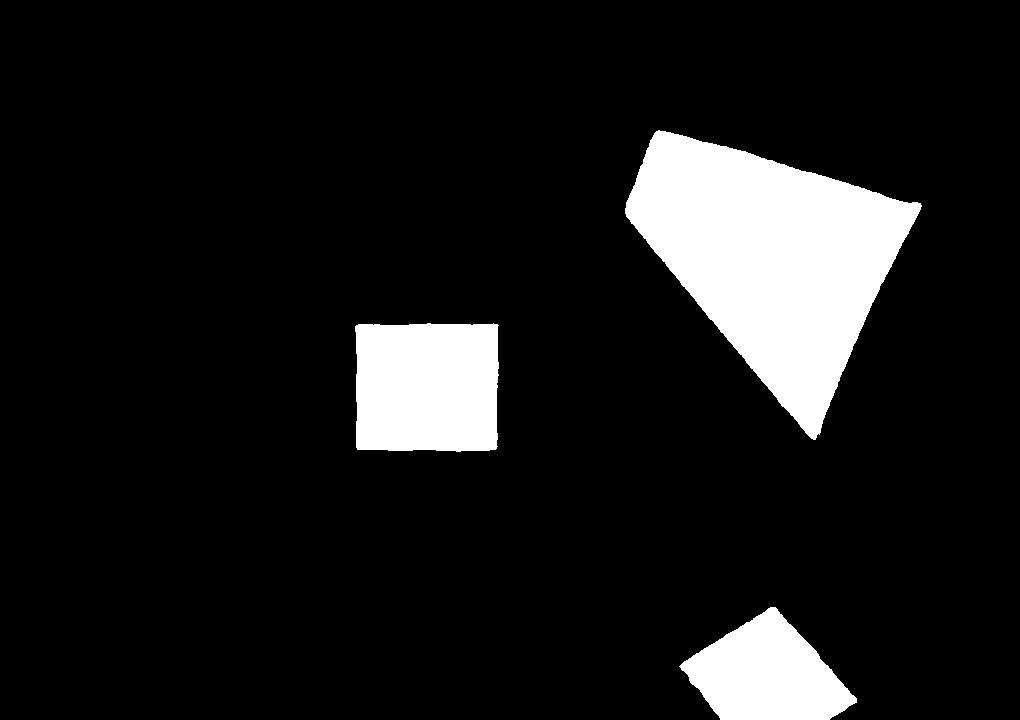
#> input picture src/sampleImg.jpeg, 1020 x 720 px, found by its file name
$ python globalNavigation.py
#> lines starting #> are read from the running program, lines starting #| are printed output that depends on the picture; after the words box and inside, x2 and y2 are one past the last pixel; in counts of white or black regions, pixels touching at a corner belong together
### src/imageToGraph.py
import cv2
import numpy as np
import matplotlib.pyplot as plt

vector = lambda a,b:[b[0]-a[0], b[1]-a[1]]
length = lambda a:np.sqrt(np.square(a[0])+np.square(a[1]))
scalarmult = lambda a,x:[a[0]*x, a[1]*x]
v_sum = lambda a,b:[a[0]+b[0], a[1]+b[1]]

def offset_point(center, a, b, offset, img_shape):
    v1 = vector(a, center)
    v1 = scalarmult(v1, 1/length(v1)*offset)
    v2 = vector(b, center)
    v2 = scalarmult(v2, 1/length(v2)*offset)
    new_point = v_sum(v_sum(center, v1), v2)

    new_point[0]=int(new_point[0])
    new_point[1]=int(new_point[1])

    # Prevent offset moving point offscreen
    new_point[0] = 0 if new_point[0]<0 else new_point[0]
    new_point[0] = img_shape[1] if new_point[0]>img_shape[1] else new_point[0]
    new_point[1] = 0 if new_point[1]<0 else new_point[1]
    new_point[1] = img_shape[0] if new_point[1]>img_shape[0] else new_point[1]

    return new_point

def enlarge_polygons(polygons, offset, img_shape):
    new_polygons = {}
    count = 2
    for polygon in polygons:
        new_polygons[polygon] = {}
        nbKeys = len(polygons[polygon].keys())

        new_polygons[polygon][count] = offset_point(polygons[polygon][0], polygons[polygon][1],
                                                         polygons[polygon][nbKeys-1], offset, img_shape)
        count += 1
        for i in range(1, nbKeys-1):
            new_polygons[polygon][count] = offset_point(polygons[polygon][i], polygons[polygon][i+1],
                                                             polygons[polygon][i-1], offset, img_shape)
            count += 1
        new_polygons[polygon][count] = offset_point(polygons[polygon][nbKeys-1], polygons[polygon][nbKeys-2],
                                                         polygons[polygon][0], offset, img_shape)
        count += 1
    return new_polygons

def find_polygons(img, threshold, area_threshold):
    # Appliquer un flou pour réduire le bruit et détecter les contours
    img = cv2.GaussianBlur(img, (5, 5), 0)
    img = cv2.Canny(img, 50, 150)

    # Trouver les contours dans l'image
    contours, _ = cv2.findContours(img, cv2.RETR_EXTERNAL, cv2.CHAIN_APPROX_SIMPLE)

    # Initialiser une liste pour stocker les sommets et les classifications
    polygons = {}
    count = 0

    plt.figure()
    plt.imshow(img)
    colors = ['red', 'green', 'blue', 'yellow']
    # Parcourir tous les contours
    for contour in contours:
        area = cv2.contourArea(cv2.convexHull(contour))
        if area < area_threshold:
            continue
        # Approximer le contour par une forme polygonale
        epsilon = 0.01 * cv2.arcLength(contour, True)
        approx = cv2.approxPolyDP(contour, epsilon, True)
        hull = cv2.convexHull(approx)


        polygons[count]={}
        subcount=0
        for i in hull:
            for j in i:
                if subcount > 0:
                    skip = False
                    for k in range(subcount):
                        # break
                        if length(vector(j, polygons[count][k]))<threshold:
                            skip=True
                    if skip:
                        continue
                plt.scatter(j[0], j[1], c=colors[count])
                polygons[count][subcount]=j
                subcount += 1
        count += 1
    plt.show()
    return polygons

def distance(a,b):
    return np.sqrt((a[0]-b[0])**2+(a[1]-b[1])**2)

def find_connections(nodelist, polygons, maxx, maxy, image): # polygons are enlarged polygons
    poly_connections = []
    connections = []
    for i in polygons:
        for j in polygons[i]:
            try:
                poly_connections.append([j,j+1,distance(polygons[i][j], polygons[i][j+1])])
            except:
                poly_connections.append([j,j-len(polygons[i])+1,distance(polygons[i][j], polygons[i][j-len(polygons[i])+1])])

    for i in nodelist:
        for j in nodelist:
            if i == j:
                continue
            samePoly = False
            for a in polygons:
                keyList = list(polygons[a].keys())
                if i in keyList and j in keyList:
                    '''
                    print(nodelist[i], nodelist[j], nodelist[k[0]], nodelist[k[1]])
                    plt.clf()
                    plt.imshow(image)
                    plt.plot([nodelist[i][0], nodelist[j][0]], [nodelist[i][1], nodelist[j][1]], color="b")
                    plt.show(block=False)
                    plt.pause(0.001)
                    input("Same poly, Press Enter to continue...")
                    '''
                    samePoly = True
                    break
            if samePoly:
                continue

            isConnection = True
            for k in poly_connections:
                if intersect(nodelist[i], nodelist[j], nodelist[k[0]], nodelist[k[1]]):
                    '''
                    print(nodelist[i], nodelist[j], nodelist[k[0]], nodelist[k[1]])
                    plt.clf()
                    plt.imshow(image)
                    plt.plot([nodelist[i][0], nodelist[j][0]], [nodelist[i][1], nodelist[j][1]], color="b")
                    plt.plot([nodelist[k[0]][0], nodelist[k[1]][0]], [nodelist[k[0]][1], nodelist[k[1]][1]], color="r")
                    plt.show(block=False)
                    plt.pause(0.001)
                    input("Press Enter to continue...")
                    '''

                    isConnection = False
                    break
            if isConnection:
                connections.append([i,j, distance(nodelist[i], nodelist[j])])

    for i in poly_connections:
        if (nodelist[i[0]][0]==0 and nodelist[i[1]][0]==0) or (nodelist[i[0]][0]==maxx and nodelist[i[1]][0]==maxx) or (nodelist[i[0]][1]==0 and nodelist[i[1]][1]==0) or (nodelist[i[0]][1]==maxy and nodelist[i[1]][1]==maxy):
            continue
        connections.append(i)
    return connections

# Functions to find if 2 lines intersect
def ccw(A,B,C):
    return (C[1]-A[1]) * (B[0]-A[0]) > (B[1]-A[1]) * (C[0]-A[0])

def intersect(A,B,C,D):
    if A == C or A == D or B == C or B == D:
        return False
    return ccw(A,C,D) != ccw(B,C,D) and ccw(A,B,C) != ccw(A,B,D)

# Try2
# [56 lines left out: functions orientation, on_segment, do_intersect, not called in this run]

### src/Graph.py
'''
Implementation used from https://www.udacity.com/blog/2021/10/implementing-dijkstras-algorithm-in-python.html
'''

class Graph(object):
    def __init__(self, nodes, init_graph):
        self.nodes = nodes
        self.graph = self.construct_graph(nodes, init_graph)

    def construct_graph(self, nodes, init_graph):
        graph = {}
        for node in nodes:
            graph[node]={}

        graph.update(init_graph)

        # Updates graph so that edges are present in both directions
        for node, edges in graph.items():
            for adjacent_node, value in edges.items():
                if graph[adjacent_node].get(node, False) == False:
                    graph[adjacent_node][node] = value

        return graph

    def get_nodes(self):
        return self.nodes

    def get_outgoing_edges(self, node):
        connections = []
        for out_node in self.nodes:
            if self.graph[node].get(out_node, False) != False:
                connections.append(out_node)
        return connections

    def value(self, node1, node2):
        return self.graph[node1][node2]


### src/Dijkstra.py
'''
Implementation used from https://www.udacity.com/blog/2021/10/implementing-dijkstras-algorithm-in-python.html
'''

import sys

def findPath(graph, start_node):
    unvisited_nodes = list(graph.get_nodes())
    shortest_path = {}
    previous_nodes = {}

    MAX_DIST = sys.maxsize # init all nodes to max distance for the path planning after
    for node in unvisited_nodes:
        shortest_path[node] = MAX_DIST
    shortest_path[start_node]=0 # manually set start node to 0

    while unvisited_nodes:
        current_min_node = None
        for node in unvisited_nodes: # Find current node with lowest Distance that has not been visited yet
            if current_min_node == None:
                current_min_node = node
            elif shortest_path[node] < shortest_path[current_min_node]:
                current_min_node = node

        neigbhors = graph.get_outgoing_edges(current_min_node)
        for neighbor in neigbhors: # Update all adjacent nodes if old stored path is larger than new one
            tentive_value = shortest_path[current_min_node] + graph.value(current_min_node, neighbor)
            if tentive_value < shortest_path[neighbor]: # if new connection is shorter than the previously stored one
                shortest_path[neighbor] = tentive_value
                previous_nodes[neighbor] = current_min_node # update path to current min_node

        unvisited_nodes.remove(current_min_node) # Mark as visited

    return previous_nodes, shortest_path

def get_shortest(previous_nodes, start_node, target_node):
    path = []
    node = target_node
    while node != start_node:
        path.append(node)
        node = previous_nodes[node]

    # Add the start node manually
    path.append(start_node)
    return path

### src/globalNavigation.py
import Graph
import Dijkstra
import imageToGraph
import cv2
import matplotlib.pyplot as plt
import numpy as np

def generateGraph(image, start, start_node, target, target_node, offset):

    img_grey = cv2.cvtColor(image, cv2.COLOR_BGR2GRAY)
    polygons = imageToGraph.find_polygons(img_grey, threshold=20.0, area_threshold=40)

 # [6 lines of commented-out code are left out]
    print(polygons)

    large_polygons = imageToGraph.enlarge_polygons(polygons, offset, image.shape)

    nodes_list = {}
    nodes_list[start_node]=start
    nodes_list[target_node]=target
    for i in large_polygons:
        for j in large_polygons[i]:
            nodes_list[j]=large_polygons[i][j]

    connections = imageToGraph.find_connections(nodes_list, large_polygons, maxx=image.shape[1], maxy=image.shape[0], image=image)

    ## here build graph with graphclass
    nodes = []
    init_graph = {}
    for i in nodes_list:
        nodes.append(i)
        init_graph[i]={}
    for i in connections:
        init_graph[i[0]][i[1]]=i[2]
    graph= Graph.Graph(nodes, init_graph)

    return graph, connections, nodes_list

def draw_graph(image, connections, nodelist, path):
    plt.figure()
    plt.imshow(image)
    for i in connections:
        plt.plot([nodelist[i[0]][0], nodelist[i[1]][0]], [nodelist[i[0]][1], nodelist[i[1]][1]], 'ro-')

    # Plot shortest Path
    for i in range(len(path)-1):
        plt.plot([nodelist[path[i]][0], nodelist[path[i+1]][0]],[nodelist[path[i]][1], nodelist[path[i+1]][1]], 'bo-')
    plt.show()

def run_global(image, start_node, start, target_node, target, offset):
    graph, connections, nodelist= generateGraph(image, start, start_node, target, target_node, offset)
    previous_node, shortest_path = Dijkstra.findPath(graph, start_node)
    path = Dijkstra.get_shortest(previous_node, start_node, target_node)
    return path, connections, nodelist

# TestCode
start_node = 0
target_node = 1
image_path = 'src\\sampleImg.jpeg'
image = cv2.imread(image_path)
#> image is the input picture: shape (720, 1020, 3); min 0, max 255, mean 26.9
offset = 50
start = [160,700]
target = [960,130]

path, connections, nodelist = run_global(image, start_node, start, target_node, target, offset)
#> in find_polygons, `img = cv2.Canny(img, 50, 150)`:
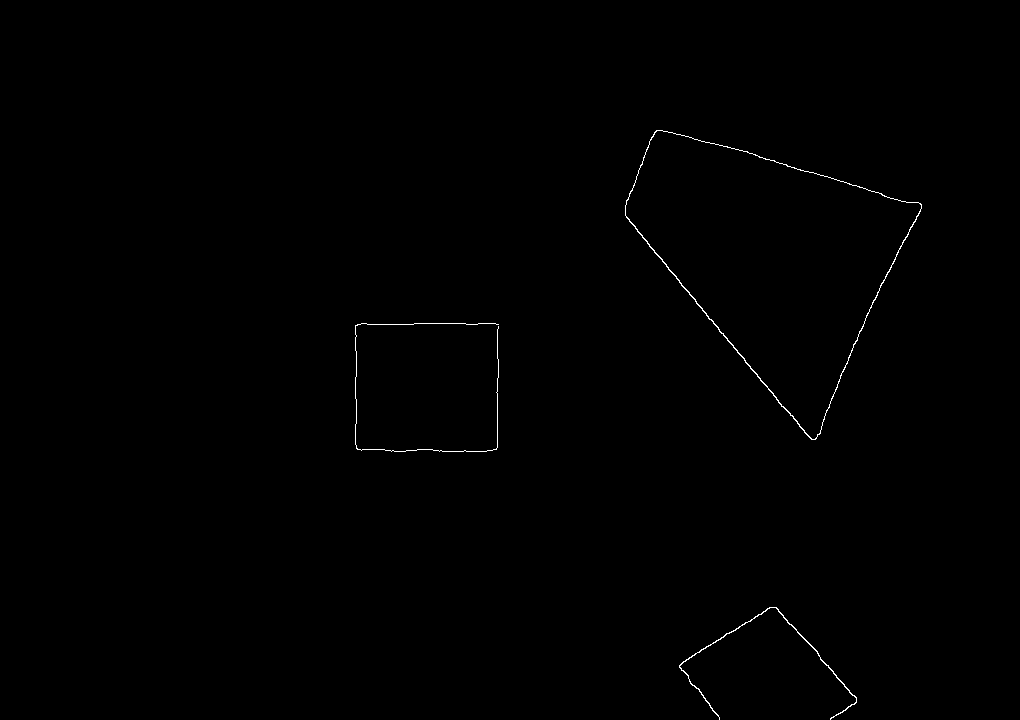
#> img: shape (720, 1020); 0.28% white in thin lines or dots, all inside (x1, y1, x2, y2) = (355, 130, 922, 720)
#> in find_polygons, `contours, _ = cv2.findContours(img, cv2.RETR_EXTERNAL, cv2.CHAIN_APPRO..`: contours = 3 contours, 1 with area under 20; largest, box (x1, y1, x2, y2) and area: (625, 130, 922, 440) 47412, (679, 607, 857, 720) 180
#> the loop in find_polygons, `for contour in contours:` made 3 passes
#> (area, epsilon) on passes 1 to 2: (12608, 7.11), (18218, 10.87)
#> (area, epsilon, approx, hull) on pass 3: (49080.5, 9.8, [[656, 130], [626, 217], [815, 439], [921, 204]], [[921, 204], [815, 439], [626, 217], [656, 130]])
#> after the loop in find_polygons, `for contour in contours:`: count = 3; polygons = 3 items
#> in find_polygons, `plt.show()`:
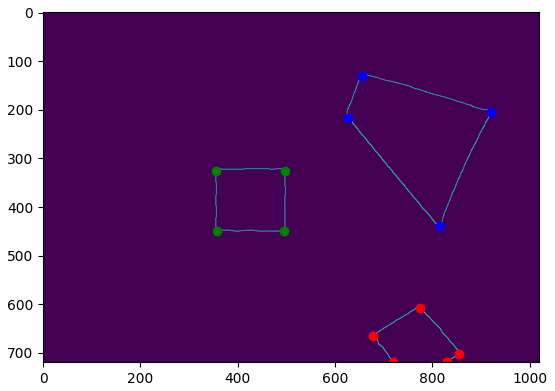
#> figure drawn by matplotlib, 1 panel
#> (printed output is left out)
#> the loop in enlarge_polygons, `for polygon in polygons:` made 3 passes
#> (nbKeys, count) on passes 1 to 3: (5, 7), (4, 11), (4, 15)
#> after the loop in enlarge_polygons, `for polygon in polygons:`: count = 15; new_polygons = 3 items
#> the loop in generateGraph, `for i in large_polygons:` made 3 passes
#> after the loop in generateGraph, `for i in large_polygons:`: nodes_list = 15 items
#> the loop in find_connections, `for i in polygons:` made 3 passes
#> after the loop in find_connections, `for i in polygons:`: poly_connections = [[2, 3, 92.35], [3, 4, 139], [4, 5, 115.2], [5, 6, 210.1], [6, 2, 223.4], [7, 8, 222], [8, 9, 238], [9, 10, 222], [10, 7, 244], [11, 12, 387], [12, 13, 386.8], [13, 14, 163.9], [14, 11, 379]]
#> the loop in find_connections, `for i in nodelist:` made 15 passes
#> after the loop in find_connections, `for i in nodelist:`: connections = 60 items, first 6: [0, 4, 539.4], [0, 5, 448.6], [0, 6, 644.7], [0, 8, 434.8], [0, 9, 249.8], [0, 10, 447.8]
#> the loop in find_connections, `for i in poly_connections:` made 13 passes
#> after the loop in find_connections, `for i in poly_connections:`: connections = 72 items, first 6: [0, 4, 539.4], [0, 5, 448.6], [0, 6, 644.7], [0, 8, 434.8], [0, 9, 249.8], [0, 10, 447.8]
#> the loop in generateGraph, `for i in nodes_list:` made 15 passes
#> after the loop in generateGraph, `for i in nodes_list:`: init_graph = 15 items; nodes = [0, 1, 2, 3, 4, 5, 6, 7, 8, 9, 10, 11, 12, 13, 14]
#> the loop in generateGraph, `for i in connections:` made 72 passes
#> i on passes 1 to 12: [0, 4, 539.4], [0, 5, 448.6], [0, 6, 644.7], [0, 8, 434.8], [0, 9, 249.8], [0, 10, 447.8], [0, 12, 689.4], [1, 11, 50.22], [1, 14, 341.5], [2, 11, 544.2], [2, 12, 216.6], [2, 13, 600.7]
#> the loop in construct_graph, `for node in nodes:` made 15 passes
#> after the loop in construct_graph, `for node in nodes:`: graph = 15 items
#> the loop in construct_graph, `for node, edges in graph.items():` made 15 passes
#> edges on passes 2, 3, 4, 5, 8, 11, 12, 15: {11: 50.22, 14: 341.5}, {11: 544.2, 12: 216.6, 13: 600.7, 3: 92.35}, {2: 92.35}, {0: 539.4, 9: 450.5, 5: 115.2}, {5: 380.4, 6: 356.3, 12: 371.2, 13: 57.8, 14: 220.5, 8: 222}, {0: 447.8, 13: 277.5, 14: 381.1, 7: 244, 9: 222}, {1: 50.22, 2: 544.2, 12: 387}, {1: 341.5, 7: 220.5, 10: 381.1, 11: 379, 13: 163.9}
#> in findPath, `unvisited_nodes = list(graph.get_nodes())`: unvisited_nodes = [0, 1, 2, 3, 4, 5, 6, 7, 8, 9, 10, 11, 12, 13, 14]
#> the loop in findPath, `for node in unvisited_nodes:` made 15 passes
#> after the loop in findPath, `for node in unvisited_nodes:`: shortest_path = 15 items
#> the loop in findPath, `while unvisited_nodes:` made 15 passes
#> neigbhors on passes 1 to 12: [4, 5, 6, 8, 9, 10, 12], [0, 4, 5, 6, 8, 10, 12], [0, 5, 6, 7, 9, 12, 13], [0, 7, 9, 13, 14], [0, 4, 6, 7, 8, 9, 13], [0, 5, 9], [0, 2, 5, 7, 8, 9, 12, 13], [5, 6, 8, 10, 12, 13, 14], [0, 2, 6, 7, 8, 9, 11, 13], [2, 5, 6, 7, 8, 10, 12, 14], [1, 7, 10, 11, 13], [3, 6, 11, 12, 13]
#> after the loop in findPath, `while unvisited_nodes:`: previous_nodes = 14 items; unvisited_nodes = []
#> in run_global, `previous_node, shortest_path = Dijkstra.findPath(graph, start_node)`: previous_node = 14 items; shortest_path = 15 items
#> the loop in get_shortest, `while node != start_node:` made 3 passes
#> node on passes 1 to 3: 11, 12, 0
#> after the loop in get_shortest, `while node != start_node:`: path = [1, 11, 12]
#> in run_global, `path = Dijkstra.get_shortest(previous_node, start_node, target_node)`: path = [1, 11, 12, 0]
#> path = [1, 11, 12, 0]; nodelist = 15 items
draw_graph(image, connections, nodelist, path)
#> the loop in draw_graph, `for i in connections:` made 72 passes
#> the loop in draw_graph, `for i in range(len(path)-1):` made 3 passes
#> in draw_graph, `plt.show()`:
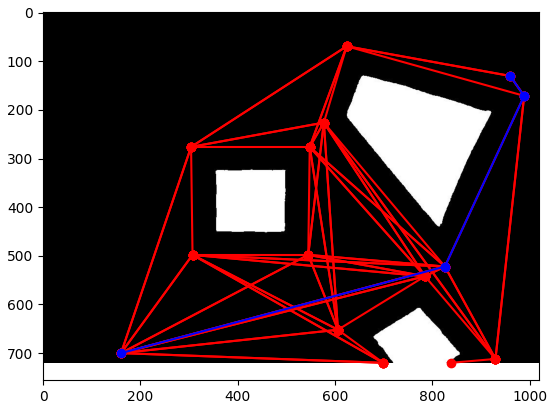
#> figure drawn by matplotlib, 1 panel
